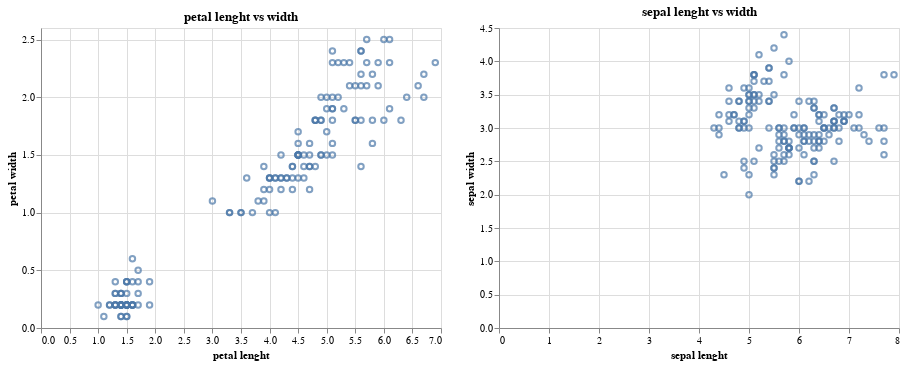

The notebook cell saved with this chart:
### Code cell
present_chart_composition('petal','sepal')

### Figure 1 — Vega-Lite specification as saved in the notebook (floating-point values rounded to 4 significant figures; data arrays with more than 128 entries replaced by an {"elided": "..."} marker saying what was removed)
{"$schema": "https://vega.github.io/schema/vega-lite/v3.3.0.json", "config": {"mark": {"tooltip": null}, "view": {"height": 300, "width": 400}}, "data": {"name": "data-a264acbd6e539a8b3afc0cb5f240fb57"}, "datasets": {"data-a264acbd6e539a8b3afc0cb5f240fb57": {"elided": "150 records"}}, "hconcat": [{"encoding": {"x": {"axis": {"title": "petal lenght"}, "field": "petalLength", "type": "quantitative"}, "y": {"axis": {"title": "petal width"}, "field": "petalWidth", "type": "quantitative"}}, "mark": "point", "title": "petal lenght vs width"}, {"encoding": {"x": {"axis": {"title": "sepal lenght"}, "field": "sepalLength", "type": "quantitative"}, "y": {"axis": {"title": "sepal width"}, "field": "sepalWidth", "type": "quantitative"}}, "mark": "point", "title": "sepal lenght vs width"}]}
